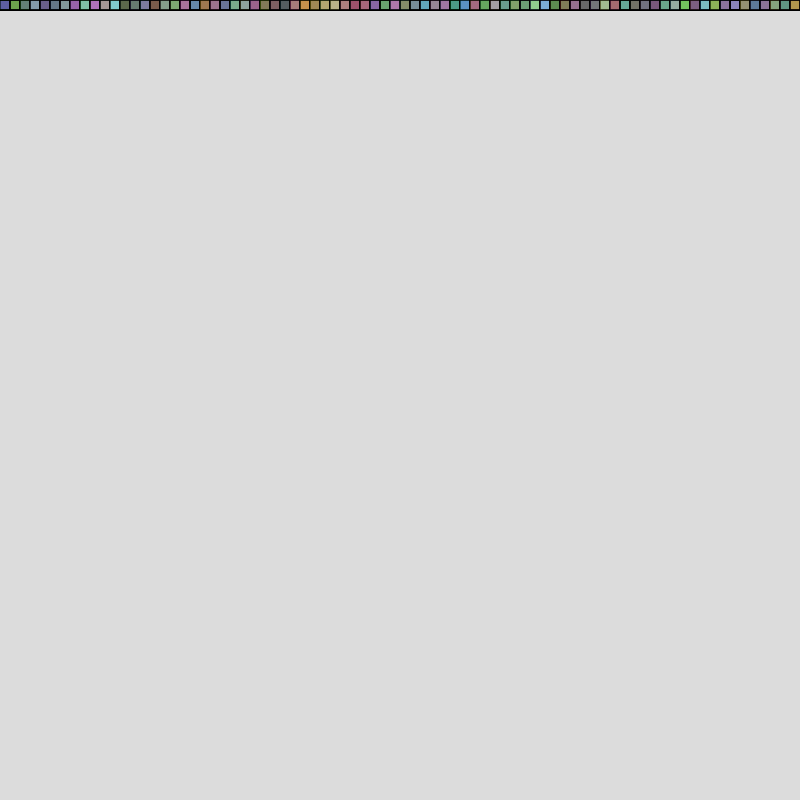
Frame 1 (no input)
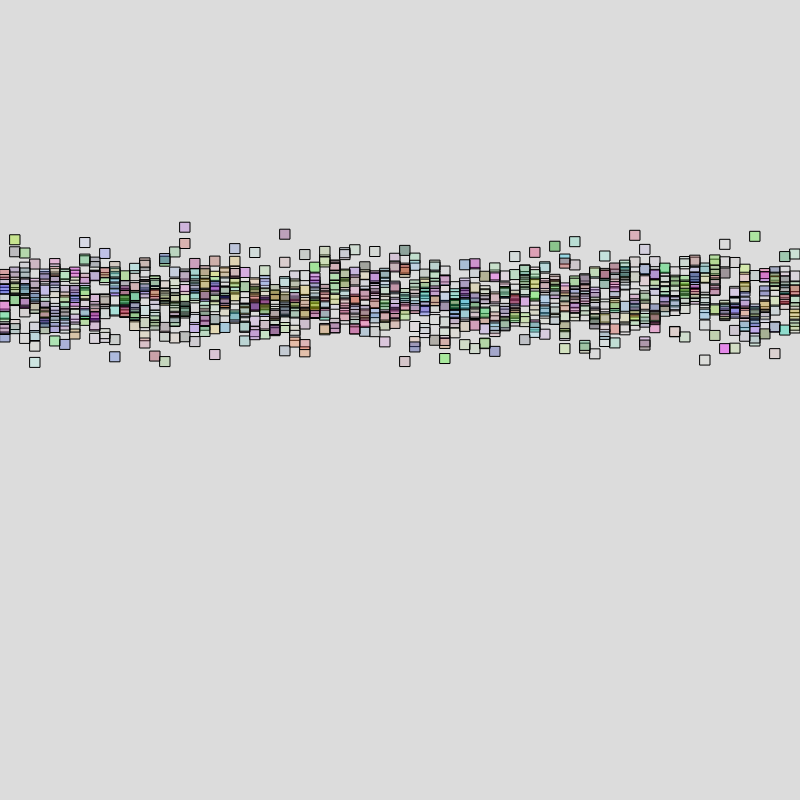
Frame 60 (no input)
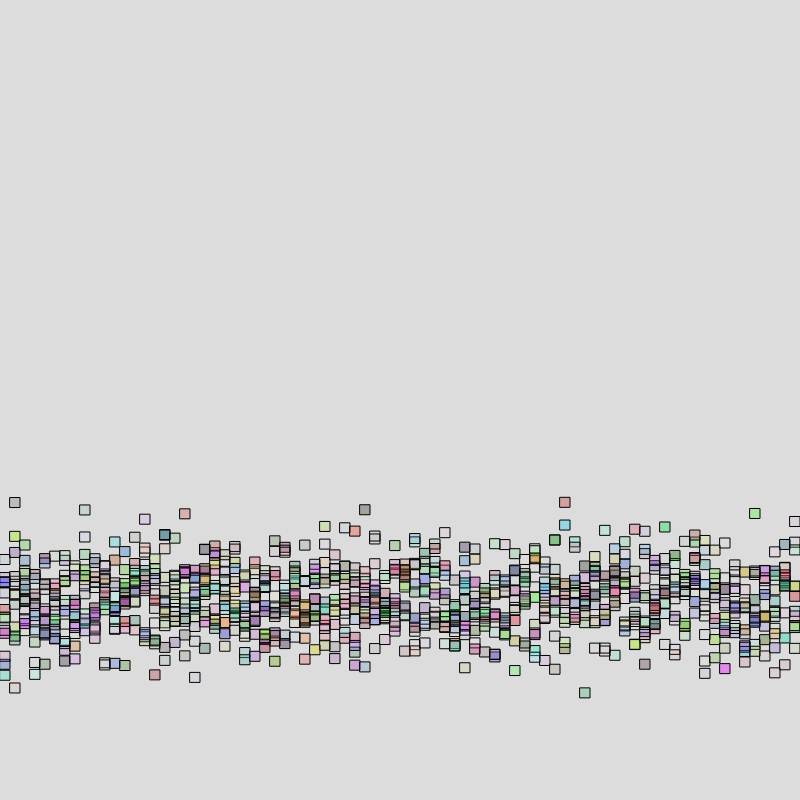
Frame 120 (the mouse pressed at the canvas centre since frame 60)

The p5.js sketch that drew these frames (run headless with seeded random() and noise() and a simulated clock; from frame 60 on, the mouse is pressed at the canvas centre):

// p5.js sketch
// ── sketch.js
var ys = Array(1000)
var colors = Array(ys.length)

function setup() {
  createCanvas(800, 800);
  for(var i = 0; i < ys.length; i += 1) {
    ys[i] = 0
    colors[i] = color(random(255), random(255), random(255), random(100))
  }
}

function draw() {
  background(220);
  for(var i = 0; i < ys.length; i += 1) {
    fill(colors[i])
    rect(i * 10 % width, ys[i], 10, 10)
    ys[i] += random(10)
    
    if (ys[i] > height) {
      ys[i] = 0
    }
  }
  
}
